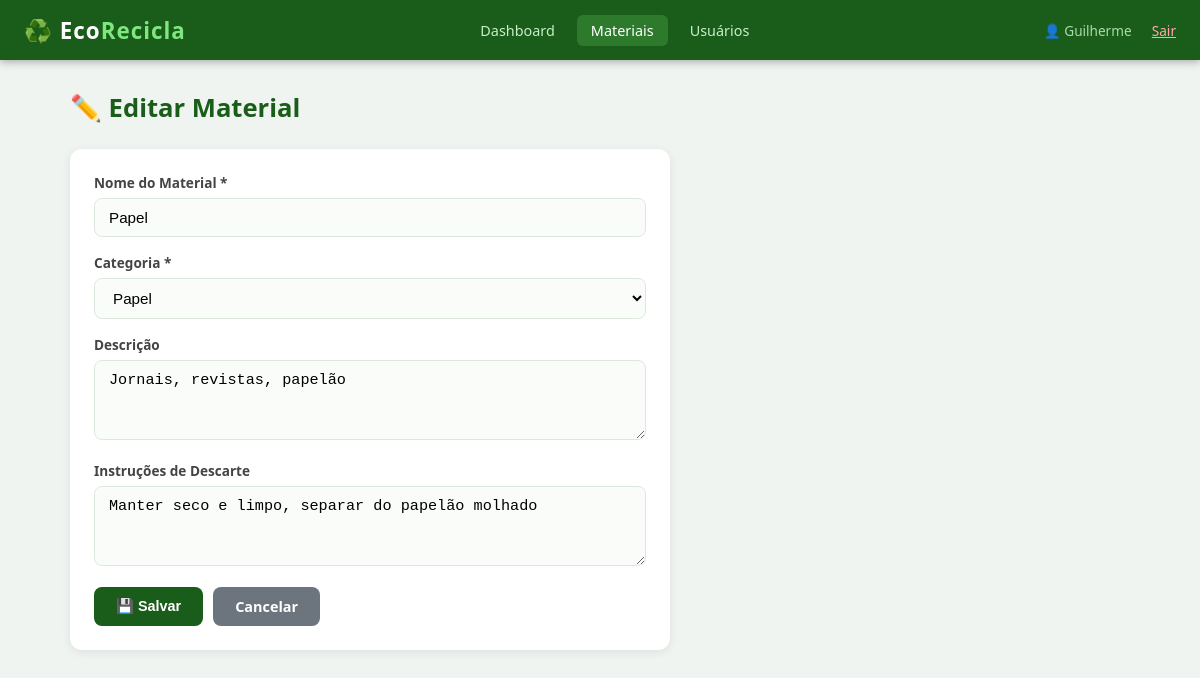
The app's page /materiais/editar/1 (signed in) with its own data.
### tables this page shows
CREATE TABLE materiais (
            id INTEGER PRIMARY KEY AUTOINCREMENT,
            nome TEXT NOT NULL,
            categoria TEXT NOT NULL,
            descricao TEXT,
            instrucoes TEXT,
            ativo INTEGER DEFAULT 1,
            criado_em TIMESTAMP DEFAULT CURRENT_TIMESTAMP
        );

### app.py (the view, shortened to what this page needs)
@app.route('/materiais/editar/<int:id>', methods=['GET', 'POST'])
def editar_material(id):
    if 'usuario_id' not in session:
        return redirect(url_for('login'))
    conn = get_db()
    material = conn.execute('SELECT * FROM materiais WHERE id=?', (id,)).fetchone()
    if not material:
        conn.close()
        flash('Material não encontrado.', 'danger')
        return redirect(url_for('materiais'))
    conn.close()
    return render_template('material_form.html', material=material)

### app.py (called while the page is built)
def get_db():
    conn = sqlite3.connect(DB_PATH)
    conn.row_factory = sqlite3.Row
    return conn

### templates/material_form.html (shortened to what this page needs)
{% extends 'base.html' %}
{% block content %}
<div class="container">
    <h1 class="page-title">{% if material %}✏️ Editar Material{% else %}➕ Novo Material{% endif %}</h1>
    <div class="card" style="max-width:600px;">
        <form method="POST">
            <div class="form-group">
                <label>Nome do Material *</label>
                <input type="text" name="nome" placeholder="Ex: Garrafa PET" required
                       value="{{ material.nome if material else '' }}">
            </div>
            <div class="form-group">
                <label>Categoria *</label>
                <select name="categoria" required>
                    {% for cat in ['Papel', 'Plástico', 'Vidro', 'Metal', 'Orgânico', 'Eletrônico', 'Outros'] %}
                    <option value="{{ cat }}" {% if material and material.categoria==cat %}selected{% endif %}>{{ cat }}</option>
                    {% endfor %}
                </select>
            </div>
            <div class="form-group">
                <label>Descrição</label>
                <textarea name="descricao" placeholder="O que este material inclui?">{{ material.descricao if material else '' }}</textarea>
            </div>
            <div class="form-group">
                <label>Instruções de Descarte</label>
                <textarea name="instrucoes" placeholder="Como deve ser descartado ou preparado?">{{ material.instrucoes if material else '' }}</textarea>
            </div>
            <div style="display:flex; gap:10px; margin-top:8px;">
                <button type="submit" class="btn btn-primary">💾 Salvar</button>
                <a href="{{ url_for('materiais') }}" class="btn btn-secondary">Cancelar</a>
            </div>
        </form>
    </div>
</div>
{% endblock %}

### templates/base.html (style rules this page uses)
* { margin: 0; padding: 0; box-sizing: border-box; }
body { font-family: 'Segoe UI', sans-serif; background: #f0f4f0; color: #2d3a2d; min-height: 100vh; }
.container { max-width: 1100px; margin: 30px auto; padding: 0 20px; }
.page-title { font-size: 1.6rem; color: #1a5c1a; margin-bottom: 24px; font-weight: 700; }
.card { background: white; border-radius: 12px; padding: 24px; box-shadow: 0 2px 10px rgba(0,0,0,.08); }
.form-group { margin-bottom: 16px; }
label { display: block; font-size: .85rem; font-weight: 600; color: #444; margin-bottom: 6px; }
input, textarea, select { width: 100%; padding: 10px 14px; border: 1.5px solid #dde8dd; border-radius: 8px; font-size: .95rem; background: #fafcfa; transition: border .2s; outline: none; }
textarea { resize: vertical; min-height: 80px; }
.btn { padding: 10px 22px; border: none; border-radius: 8px; font-size: .9rem; font-weight: 600; cursor: pointer; text-decoration: none; display: inline-block; transition: all .2s; }
.btn-primary { background: #1a5c1a; color: white; }
.btn-secondary { background: #6c757d; color: white; }

### records on screen
materiais: nome "Papel", categoria "Papel", descricao "Jornais, revistas, papelão", instrucoes "Manter seco e limpo, separar do papelão molhado"

### other values on screen
{{ session.usuario_nome }} "Guilherme"
